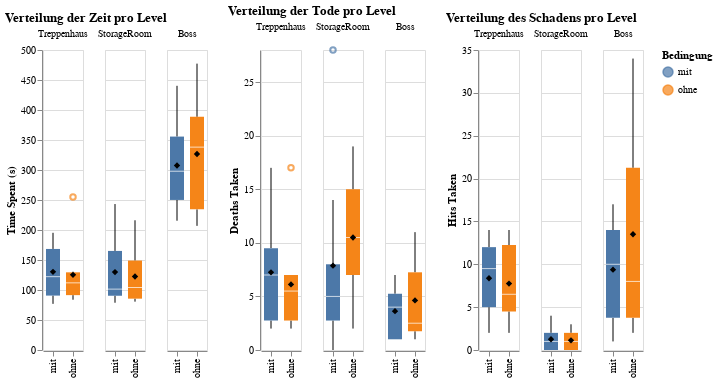

The cell this chart's notebook holds for it:
### Code cell
visualize_accumulated(df)

### Figure 1 — Vega-Lite specification as saved in the notebook (floating-point values rounded to 4 significant figures)
{"config": {"view": {"continuousWidth": 300, "continuousHeight": 300}}, "hconcat": [{"facet": {"column": {"field": "scene", "sort": ["Tutorial", "Lobby", "Treppenhaus", "StorageRoom", "Boss"], "title": "", "type": "nominal"}}, "spec": {"layer": [{"mark": {"type": "boxplot"}, "encoding": {"color": {"field": "condition", "title": "Bedingung", "type": "nominal"}, "x": {"field": "condition", "title": null, "type": "nominal"}, "y": {"field": "totalTime", "title": "Time Spent (s)", "type": "quantitative"}}}, {"mark": {"type": "point", "filled": true, "shape": "diamond", "size": 40}, "encoding": {"color": {"value": "black"}, "tooltip": [{"field": "condition", "title": "Condition", "type": "nominal"}, {"aggregate": "mean", "field": "totalTime", "format": ".1f", "title": "Total Time", "type": "quantitative"}], "x": {"field": "condition", "type": "nominal"}, "y": {"aggregate": "mean", "field": "totalTime", "type": "quantitative"}}}]}, "title": "Verteilung der Zeit pro Level"}, {"facet": {"column": {"field": "scene", "sort": ["Tutorial", "Lobby", "Treppenhaus", "StorageRoom", "Boss"], "title": "", "type": "nominal"}}, "spec": {"layer": [{"mark": {"type": "boxplot"}, "encoding": {"color": {"field": "condition", "title": "Bedingung", "type": "nominal"}, "x": {"field": "condition", "title": null, "type": "nominal"}, "y": {"field": "totalDeaths", "title": "Deaths Taken", "type": "quantitative"}}}, {"mark": {"type": "point", "filled": true, "shape": "diamond", "size": 40}, "encoding": {"color": {"value": "black"}, "tooltip": [{"field": "condition", "title": "Condition", "type": "nominal"}, {"aggregate": "mean", "field": "totalDeaths", "format": ".1f", "title": "Total Deaths", "type": "quantitative"}], "x": {"field": "condition", "type": "nominal"}, "y": {"aggregate": "mean", "field": "totalDeaths", "type": "quantitative"}}}]}, "title": "Verteilung der Tode pro Level"}, {"facet": {"column": {"field": "scene", "sort": ["Tutorial", "Lobby", "Treppenhaus", "StorageRoom", "Boss"], "title": "", "type": "nominal"}}, "spec": {"layer": [{"mark": {"type": "boxplot"}, "encoding": {"color": {"field": "condition", "title": "Bedingung", "type": "nominal"}, "x": {"field": "condition", "title": null, "type": "nominal"}, "y": {"field": "totalHits", "title": "Hits Taken", "type": "quantitative"}}}, {"mark": {"type": "point", "filled": true, "shape": "diamond", "size": 40}, "encoding": {"color": {"value": "black"}, "tooltip": [{"field": "condition", "title": "Condition", "type": "nominal"}, {"aggregate": "mean", "field": "totalHits", "format": ".1f", "title": "Total Hits", "type": "quantitative"}], "x": {"field": "condition", "type": "nominal"}, "y": {"aggregate": "mean", "field": "totalHits", "type": "quantitative"}}}]}, "title": "Verteilung des Schadens pro Level"}], "data": {"name": "data-10bea6f7337b152640f1da723da31250"}, "$schema": "https://vega.github.io/schema/vega-lite/v6.1.0.json", "datasets": {"data-10bea6f7337b152640f1da723da31250": [{"user_id": "071225", "condition": "mit", "scene": "Treppenhaus", "totalDeaths": 17, "totalHits": 14, "totalTime": 187.4}, {"user_id": "071225", "condition": "mit", "scene": "StorageRoom", "totalDeaths": 14, "totalHits": 2, "totalTime": 163.9}, {"user_id": "071225", "condition": "mit", "scene": "Boss", "totalDeaths": 6, "totalHits": 17, "totalTime": 368.1}, {"user_id": "071225", "condition": "ohne", "scene": "Treppenhaus", "totalDeaths": 2, "totalHits": 2, "totalTime": 87.56}, {"user_id": "071225", "condition": "ohne", "scene": "StorageRoom", "totalDeaths": 8, "totalHits": 2, "totalTime": 85.12}, {"user_id": "071225", "condition": "ohne", "scene": "Boss", "totalDeaths": 2, "totalHits": 8, "totalTime": 241.3}, {"user_id": "232962", "condition": "mit", "scene": "StorageRoom", "totalDeaths": 0, "totalHits": 0, "totalTime": 105.0}, {"user_id": "232962", "condition": "mit", "scene": "Treppenhaus", "totalDeaths": 2, "totalHits": 2, "totalTime": 83.42}, {"user_id": "232962", "condition": "mit", "scene": "Boss", "totalDeaths": 1, "totalHits": 3, "totalTime": 256.0}, {"user_id": "232962", "condition": "ohne", "scene": "StorageRoom", "totalDeaths": 12, "totalHits": 1, "totalTime": 157.6}, {"user_id": "232962", "condition": "ohne", "scene": "Treppenhaus", "totalDeaths": 7, "totalHits": 5, "totalTime": 130.4}, {"user_id": "232962", "condition": "ohne", "scene": "Boss", "totalDeaths": 11, "totalHits": 31, "totalTime": 477.3}, {"user_id": "297088", "condition": "mit", "scene": "StorageRoom", "totalDeaths": 28, "totalHits": 4, "totalTime": 243.2}, {"user_id": "297088", "condition": "mit", "scene": "Treppenhaus", "totalDeaths": 11, "totalHits": 6, "totalTime": 162.1}, {"user_id": "297088", "condition": "mit", "scene": "Boss", "totalDeaths": 5, "totalHits": 13, "totalTime": 351.6}, {"user_id": "297088", "condition": "ohne", "scene": "StorageRoom", "totalDeaths": 15, "totalHits": 3, "totalTime": 91.59}, {"user_id": "297088", "condition": "ohne", "scene": "Treppenhaus", "totalDeaths": 7, "totalHits": 12, "totalTime": 105.3}, {"user_id": "297088", "condition": "ohne", "scene": "Boss", "totalDeaths": 1, "totalHits": 3, "totalTime": 213.9}, {"user_id": "356499", "condition": "mit", "scene": "StorageRoom", "totalDeaths": 6, "totalHits": 2, "totalTime": 90.38}, {"user_id": "356499", "condition": "mit", "scene": "Treppenhaus", "totalDeaths": 8, "totalHits": 9, "totalTime": 93.1}, {"user_id": "356499", "condition": "mit", "scene": "Boss", "totalDeaths": 1, "totalHits": 1, "totalTime": 232.4}, {"user_id": "356499", "condition": "ohne", "scene": "StorageRoom", "totalDeaths": 15, "totalHits": 1, "totalTime": 116.7}, {"user_id": "356499", "condition": "ohne", "scene": "Treppenhaus", "totalDeaths": 2, "totalHits": 3, "totalTime": 83.79}, {"user_id": "356499", "condition": "ohne", "scene": "Boss", "totalDeaths": 1, "totalHits": 2, "totalTime": 206.9}, {"user_id": "510049", "condition": "mit", "scene": "StorageRoom", "totalDeaths": 2, "totalHits": 0, "totalTime": 97.93}, {"user_id": "510049", "condition": "mit", "scene": "Treppenhaus", "totalDeaths": 2, "totalHits": 2, "totalTime": 106.8}, {"user_id": "510049", "condition": "mit", "scene": "Boss", "totalDeaths": 4, "totalHits": 11, "totalTime": 284.0}, {"user_id": "510049", "condition": "ohne", "scene": "Treppenhaus", "totalDeaths": 17, "totalHits": 14, "totalTime": 254.9}, {"user_id": "510049", "condition": "ohne", "scene": "StorageRoom", "totalDeaths": 19, "totalHits": 0, "totalTime": 216.2}, {"user_id": "510049", "condition": "ohne", "scene": "Boss", "totalDeaths": 11, "totalHits": 34, "totalTime": 419.9}, {"user_id": "807289", "condition": "mit", "scene": "StorageRoom", "totalDeaths": 5, "totalHits": 1, "totalTime": 78.79}, {"user_id": "807289", "condition": "mit", "scene": "Treppenhaus", "totalDeaths": 3, "totalHits": 10, "totalTime": 76.92}, {"user_id": "807289", "condition": "mit", "scene": "Boss", "totalDeaths": 1, "totalHits": 4, "totalTime": 215.5}, {"user_id": "807289", "condition": "ohne", "scene": "StorageRoom", "totalDeaths": 9, "totalHits": 2, "totalTime": 146.2}, {"user_id": "807289", "condition": "ohne", "scene": "Treppenhaus", "totalDeaths": 3, "totalHits": 7, "totalTime": 129.1}, {"user_id": "807289", "condition": "ohne", "scene": "Boss", "totalDeaths": 6, "totalHits": 18, "totalTime": 353.4}, {"user_id": "870227", "condition": "mit", "scene": "StorageRoom", "totalDeaths": 5, "totalHits": 1, "totalTime": 168.8}, {"user_id": "870227", "condition": "mit", "scene": "Treppenhaus", "totalDeaths": 9, "totalHits": 12, "totalTime": 137.7}, {"user_id": "870227", "condition": "mit", "scene": "Boss", "totalDeaths": 7, "totalHits": 17, "totalTime": 440.3}, {"user_id": "870227", "condition": "ohne", "scene": "StorageRoom", "totalDeaths": 4, "totalHits": 0, "totalTime": 85.73}, {"user_id": "870227", "condition": "ohne", "scene": "Treppenhaus", "totalDeaths": 7, "totalHits": 13, "totalTime": 92.73}, {"user_id": "870227", "condition": "ohne", "scene": "Boss", "totalDeaths": 2, "totalHits": 8, "totalTime": 322.8}, {"user_id": "975229", "condition": "mit", "scene": "StorageRoom", "totalDeaths": 3, "totalHits": 0, "totalTime": 90.44}, {"user_id": "975229", "condition": "mit", "scene": "Treppenhaus", "totalDeaths": 6, "totalHits": 12, "totalTime": 195.3}, {"user_id": "975229", "condition": "mit", "scene": "Boss", "totalDeaths": 4, "totalHits": 9, "totalTime": 311.9}, {"user_id": "975229", "condition": "ohne", "scene": "StorageRoom", "totalDeaths": 2, "totalHits": 0, "totalTime": 80.57}, {"user_id": "975229", "condition": "ohne", "scene": "Treppenhaus", "totalDeaths": 4, "totalHits": 6, "totalTime": 118.5}, {"user_id": "975229", "condition": "ohne", "scene": "Boss", "totalDeaths": 3, "totalHits": 4, "totalTime": 378.2}]}}
